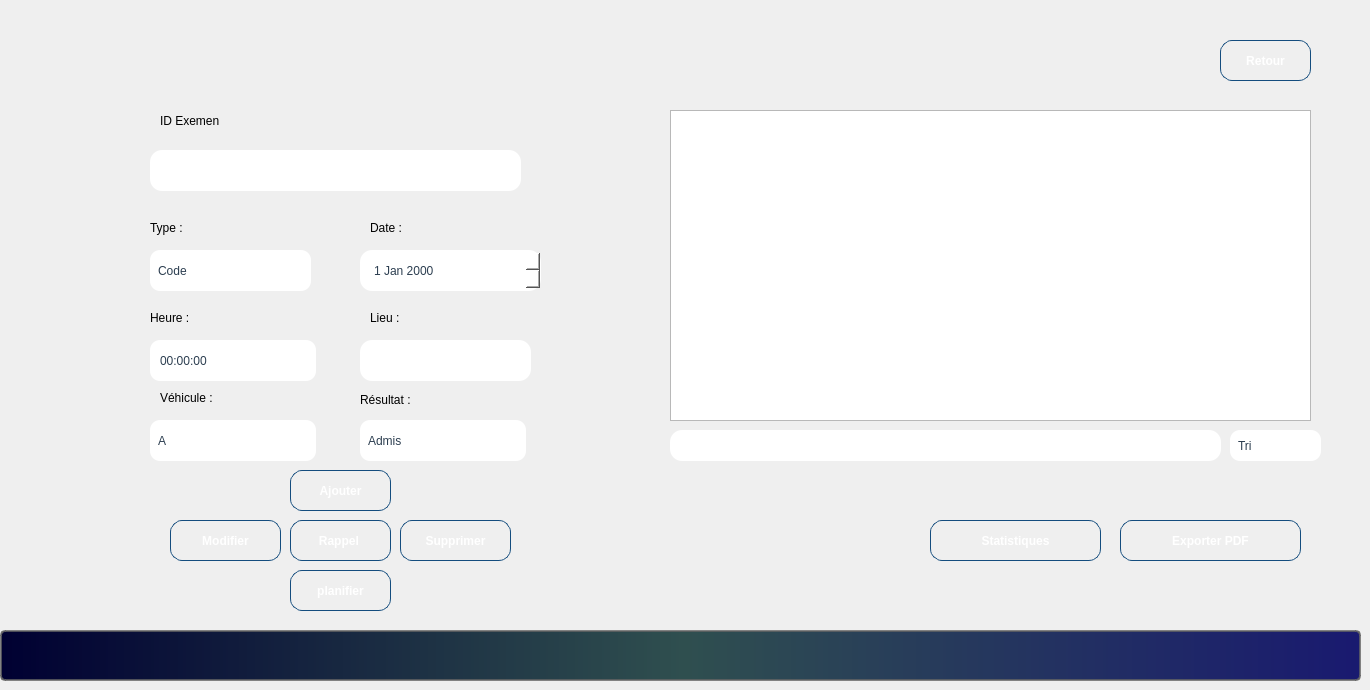
    <widget class="QWidget" name="Gestion_des_examens">
     <widget class="QTableView" name="tableView_examens">
      <property name="geometry">
       <rect>
        <x>670</x>
        <y>110</y>
        <width>641</width>
        <height>311</height>
       </rect>
      </property>
      <property name="toolTip">
       <string>&lt;html&gt;&lt;head/&gt;&lt;body&gt;&lt;p&gt;&lt;br/&gt;&lt;/p&gt;&lt;/body&gt;&lt;/html&gt;</string>
      </property>
      <property name="styleSheet">
       <string notr="true">/* Style global du tableau */
QTableWidget, QTableView {
    background-color: white;          /* fond neutre */
    border: 2px solid #43cea2;        /* contour vert-bleu */
    border-radius: 12px;
    gridline-color: #dcdcdc;          /* lignes discrètes */
    selection-background-color: #43cea2;
    selection-color: white;
}

/* En-têtes horizontaux */
QHeaderView::section {
    background: white;                /* fond neutre */
    color: #2c3e50;                   /* texte gris foncé */
    padding: 4px;
    border: 1px solid #43cea2;        /* contour vert-bleu */
    border-radius: 6px;
}

/* Lignes de cellule */
QTableWidget::item {
    padding: 4px;
    border-bottom: 1px solid #eaeaea; /* lignes grises claires */
}

/* Lignes au survol */
QTableWidget::item:hover {
    background-color: rgba(67, 206, 162, 0.1); /* léger voile vert */
}

/* Lignes sélectionnées */
QTableWidget::item:selected {
    background-color: #43cea2;        /* vert-bleu */
    color: white;
}

/* Scrollbars sobres */
QScrollBar:vertical {
    border: none;
    background: #f0f0f0;
    width: 12px;
    border-radius: 6px;
}

QScrollBar::handle:vertical {
    background: #43cea2;              /* juste la poignée colorée */
    min-height: 20px;
    border-radius: 6px;
}

QScrollBar::add-line:vertical, QScrollBar::sub-line:vertical {
    height: 0px;
}

QScrollBar::add-page:vertical, QScrollBar::sub-</string>
      </property>
     </widget>
     <widget class="QPushButton" name="exporterPDF">
      <property name="geometry">
       <rect>
        <x>1120</x>
        <y>520</y>
        <width>181</width>
        <height>41</height>
       </rect>
      </property>
      <property name="styleSheet">
       <string notr="true">QPushButton {
    background: qlineargradient(x1:0, y1:0, x2:1, y2:0,
        stop:0 #43cea2,
        stop:1 #185a9d
    );
    color: white;
    border-radius: 12px;
    padding: 10px 22px;
    font-weight: bold;
    border: 1px solid #144d7e;
}

QPushButton:hover {
    background: qlineargradient(x1:0, y1:0, x2:1, y2:0,
        stop:0 #ff4e50,   /* rouge vif */
        stop:0.5 #fc913a, /* orange vif */
        stop:1 #f9d423   /* jaune lumineux */
    );
    border: 1px solid #e04b3f; /* bordure assortie au feu */
}
</string>
      </property>
      <property name="text">
       <string>Exporter PDF</string>
      </property>
     </widget>
     <widget class="QComboBox" name="comboBox_vehicule">
      <property name="geometry">
       <rect>
        <x>150</x>
        <y>420</y>
        <width>170</width>
        <height>41</height>
       </rect>
      </property>
      <property name="styleSheet">
       <string notr="true">QComboBox {
    border: 2px solid qlineargradient(x1:0, y1:0, x2:1, y2:0,
        stop:0 #43cea2, stop:1 #185a9d);
    border-radius: 10px;    /* un peu moins arrondi si tu veux */
    padding: 4px 8px;       /* moins d'espace intérieur */
    background: white;
    color: #2c3e50;
    min-width: 100px;       /* largeur minimale plus petite */
    max-width: 150px;       /* facultatif : limite largeur */
    height: 24px;           /* hauteur plus petite */
}

/* Drop-down (flèche) */
QComboBox::drop-down {
    subcontrol-origin: padding;
    subcontrol-position: top right;
    width: 20px;           /* réduit largeur flèche */
    border: none;
    background: transparent;
}

QComboBox::down-arrow {
    width: 12px;
    height: 12px;
}

/* Hover et focus restent inchangés */
QComboBox:focus {
    border: 2px solid qlineargradient(x1:0, y1:0, x2:1, y2:0,
        stop:0 #ff4b1f, stop:1 #ffc837);
    box-shadow: 0 0 4px rgba(255, 107, 53, 0.6);
}

QComboBox:hover {
    border: 2px solid #43cea2;
    box-shadow: 0 0 4px rgba(67, 206, 162, 0.6);
}

/* Menu déroulant */
QComboBox QAbstractItemView {
    background: white;
    border: 1px solid #43cea2;
    selection-background-color: #43cea2;
    selection-color: white;
}</string>
      </property>
      <item>
       <property name="text">
        <string>A</string>
       </property>
      </item>
      <item>
       <property name="text">
        <string>B</string>
       </property>
      </item>
      <item>
       <property name="text">
        <string>241-7474</string>
       </property>
      </item>
     </widget>
     <widget class="QPushButton" name="pushButton_stats">
      <property name="geometry">
       <rect>
        <x>930</x>
        <y>520</y>
        <width>171</width>
        <height>41</height>
       </rect>
      </property>
      <property name="styleSheet">
       <string notr="true">QPushButton {
    background: qlineargradient(x1:0, y1:0, x2:1, y2:0,
        stop:0 #43cea2,
        stop:1 #185a9d
    );
    color: white;
    border-radius: 12px;
    padding: 10px 22px;
    font-weight: bold;
    border: 1px solid #144d7e;
}

QPushButton:hover {
    background: qlineargradient(x1:0, y1:0, x2:1, y2:0,
        stop:0 #ff4e50,   /* rouge vif */
        stop:0.5 #fc913a, /* orange vif */
        stop:1 #f9d423   /* jaune lumineux */
    );
    border: 1px solid #e04b3f; /* bordure assortie au feu */
}
</string>
      </property>
      <property name="text">
       <string>Statistiques</string>
      </property>
     </widget>
     <widget class="QLabel" name="label">
      <property name="geometry">
       <rect>
        <x>160</x>
        <y>110</y>
        <width>61</width>
        <height>21</height>
       </rect>
      </property>
      <property name="text">
       <string>ID Exemen :</string>
      </property>
     </widget>
     <widget class="QPushButton" name="pushButton_ajouter">
      <property name="geometry">
       <rect>
        <x>290</x>
        <y>470</y>
        <width>101</width>
        <height>41</height>
       </rect>
      </property>
      <property name="styleSheet">
       <string notr="true">QPushButton {
    background: qlineargradient(x1:0, y1:0, x2:1, y2:0,
        stop:0 #43cea2,
        stop:1 #185a9d
    );
    color: white;
    border-radius: 12px;
    padding: 10px 22px;
    font-weight: bold;
    border: 1px solid #144d7e;
}

QPushButton:hover {
    background: qlineargradient(x1:0, y1:0, x2:1, y2:0,
        stop:0 #ff4e50,   /* rouge vif */
        stop:0.5 #fc913a, /* orange vif */
        stop:1 #f9d423   /* jaune lumineux */
    );
    border: 1px solid #e04b3f; /* bordure assortie au feu */
}
</string>
      </property>
      <property name="text">
       <string>Ajouter</string>
      </property>
     </widget>
     <widget class="QLabel" name="label_4">
      <property name="geometry">
       <rect>
        <x>150</x>
        <y>310</y>
        <width>49</width>
        <height>16</height>
       </rect>
      </property>
      <property name="text">
       <string>Heure :</string>
      </property>
     </widget>
     <widget class="QComboBox" name="comboBox_type">
      <property name="geometry">
       <rect>
        <x>150</x>
        <y>250</y>
        <width>161</width>
        <height>41</height>
       </rect>
      </property>
      <property name="styleSheet">
       <string notr="true">QComboBox {
    border: 2px solid qlineargradient(x1:0, y1:0, x2:1, y2:0,
        stop:0 #43cea2, stop:1 #185a9d);
    border-radius: 10px;    /* un peu moins arrondi si tu veux */
    padding: 4px 8px;       /* moins d'espace intérieur */
    background: white;
    color: #2c3e50;
    min-width: 100px;       /* largeur minimale plus petite */
    max-width: 150px;       /* facultatif : limite largeur */
    height: 24px;           /* hauteur plus petite */
}

/* Drop-down (flèche) */
QComboBox::drop-down {
    subcontrol-origin: padding;
    subcontrol-position: top right;
    width: 20px;           /* réduit largeur flèche */
    border: none;
    background: transparent;
}

QComboBox::down-arrow {
    width: 12px;
    height: 12px;
}

/* Hover et focus restent inchangés */
QComboBox:focus {
    border: 2px solid qlineargradient(x1:0, y1:0, x2:1, y2:0,
        stop:0 #ff4b1f, stop:1 #ffc837);
    box-shadow: 0 0 4px rgba(255, 107, 53, 0.6);
}

QComboBox:hover {
    border: 2px solid #43cea2;
    box-shadow: 0 0 4px rgba(67, 206, 162, 0.6);
}

/* Menu déroulant */
QComboBox QAbstractItemView {
    background: white;
    border: 1px solid #43cea2;
    selection-background-color: #43cea2;
    selection-color: white;
}</string>
      </property>
      <item>
       <property name="text">
        <string>Code</string>
       </property>
      </item>
      <item>
       <property name="text">
        <string>Circuit</string>
       </property>
      </item>
      <item>
       <property name="text">
        <string>Parking</string>
       </property>
      </item>
     </widget>
     <widget class="QLineEdit" name="lineEdit_rechercheType">
      <property name="geometry">
       <rect>
        <x>670</x>
        <y>430</y>
        <width>551</width>
        <height>31</height>
       </rect>
      </property>
      <property name="styleSheet">
       <string notr="true">QLineEdit {
    border: 2px solid qlineargradient(x1:0, y1:0, x2:1, y2:0,
        stop:0 #43cea2, stop:1 #185a9d);
    border-radius: 12px;
    padding: 6px 12px;
    background: white;
    color: #2c3e50;
}

QLineEdit:focus {
    border: 2px solid qlineargradient(x1:0, y1:0, x2:1, y2:0,
        stop:0 #ff4b1f, stop:1 #ffc837); /* style feu au focus */
}
</string>
      </property>
      <property name="text">
       <string/>
      </property>
     </widget>
     <widget class="QTimeEdit" name="timeEdit_heure">
      <property name="geometry">
       <rect>
        <x>150</x>
        <y>340</y>
        <width>170</width>
        <height>41</height>
       </rect>
      </property>
      <property name="styleSheet">
       <string notr="true">QTimeEdit {
    border: 2px solid qlineargradient(x1:0, y1:0, x2:1, y2:0,
        stop:0 #43cea2, stop:1 #185a9d);
    border-radius: 10px;
    padding: 4px 8px;
    background: white;
    color: #2c3e50;
    min-width: 100px;
    max-width: 150px;
    height: 24px;
    selection-background-color: #43cea2; /* couleur quand on sélectionne une partie de l'heure */
    selection-color: white;
}

/* Boutons d’incrémentation/décrémentation */
QTimeEdit::up-button {
    subcontrol-origin: border;
    subcontrol-position: top right;
    width: 16px;
    border: none;
    background: transparent;
}

QTimeEdit::down-button {
    subcontrol-origin: border;
    subcontrol-position: bottom right;
    width: 16px;
    border: none;
    background: transparent;
}

QTimeEdit::up-arrow, QTimeEdit::down-arrow {
    width: 10px;
    height: 10px;
}

/* Focus */
QTimeEdit:focus {
    border: 2px solid qlineargradient(x1:0, y1:0, x2:1, y2:0,
        stop:0 #ff4b1f, stop:1 #ffc837);
    /* ⚠️ box-shadow n’est pas supporté par Qt StyleSheets */
}

/* Hover */
QTimeEdit:hover {
    border: 2px solid #43cea2;
}</string>
      </property>
     </widget>
     <widget class="QLabel" name="label_8">
      <property name="geometry">
       <rect>
        <x>160</x>
        <y>390</y>
        <width>61</width>
        <height>16</height>
       </rect>
      </property>
      <property name="styleSheet">
       <string notr="true">QPushButton {
    background: qlineargradient(x1: 0, y1: 0, x2: 1, y2: 0, stop: 0 rgba(0, 0, 50, 255), stop: 0.5 rgba(47, 79, 79, 255), stop: 1 rgba(25, 25, 112, 255));
    border: 2px solid rgba(100, 100, 100, 200);
    padding: 5px;
    color: white;
    font-weight: bold;
    border-radius: 5px;
}
</string>
      </property>
      <property name="text">
       <string>Véhicule :</string>
      </property>
     </widget>
     <widget class="QComboBox" name="comboBox_triDate">
      <property name="geometry">
       <rect>
        <x>1230</x>
        <y>430</y>
        <width>91</width>
        <height>31</height>
       </rect>
      </property>
      <property name="toolTip">
       <string>&lt;html&gt;&lt;head/&gt;&lt;body&gt;&lt;p&gt;&lt;br/&gt;&lt;/p&gt;&lt;/body&gt;&lt;/html&gt;</string>
      </property>
      <property name="styleSheet">
       <string notr="true">QComboBox {
    border: 2px solid qlineargradient(x1:0, y1:0, x2:1, y2:0,
        stop:0 #43cea2, stop:1 #185a9d);
    border-radius: 10px;    /* un peu moins arrondi si tu veux */
    padding: 4px 8px;       /* moins d'espace intérieur */
    background: white;
    color: #2c3e50;
   
 
}

/* Drop-down (flèche) */
QComboBox::drop-down {
    subcontrol-origin: padding;
    subcontrol-position: top right;
    width: 20px;           /* réduit largeur flèche */
    border: none;
    background: transparent;
}

QComboBox::down-arrow {
    width: 12px;
    height: 12px;
}

/* Hover et focus restent inchangés */
QComboBox:focus {
    border: 2px solid qlineargradient(x1:0, y1:0, x2:1, y2:0,
        stop:0 #ff4b1f, stop:1 #ffc837);
    box-shadow: 0 0 4px rgba(255, 107, 53, 0.6);
}

QComboBox:hover {
    border: 2px solid #43cea2;
    box-shadow: 0 0 4px rgba(67, 206, 162, 0.6);
}

/* Menu déroulant */
QComboBox QAbstractItemView {
    background: white;
    border: 1px solid #43cea2;
    selection-background-color: #43cea2;
    selection-color: white;
}</string>
      </property>
      <item>
       <property name="text">
        <string>Tri</string>
       </property>
      </item>
      <item>
       <property name="text">
        <string>Croissant</string>
       </property>
      </item>
      <item>
       <property name="text">
        <string>Décroissant</string>
       </property>
      </item>
     </widget>
     <widget class="QComboBox" name="comboBox_resultat">
      <property name="geometry">
       <rect>
        <x>360</x>
        <y>420</y>
        <width>170</width>
        <height>41</height>
       </rect>
      </property>
      <property name="styleSheet">
       <string notr="true">QComboBox {
    border: 2px solid qlineargradient(x1:0, y1:0, x2:1, y2:0,
        stop:0 #43cea2, stop:1 #185a9d);
    border-radius: 10px;    /* un peu moins arrondi si tu veux */
    padding: 4px 8px;       /* moins d'espace intérieur */
    background: white;
    color: #2c3e50;
    min-width: 100px;       /* largeur minimale plus petite */
    max-width: 150px;       /* facultatif : limite largeur */
    height: 24px;           /* hauteur plus petite */
}

/* Drop-down (flèche) */
QComboBox::drop-down {
    subcontrol-origin: padding;
    subcontrol-position: top right;
    width: 20px;           /* réduit largeur flèche */
    border: none;
    background: transparent;
}

QComboBox::down-arrow {
    width: 12px;
    height: 12px;
}

/* Hover et focus restent inchangés */
QComboBox:focus {
    border: 2px solid qlineargradient(x1:0, y1:0, x2:1, y2:0,
        stop:0 #ff4b1f, stop:1 #ffc837);
    box-shadow: 0 0 4px rgba(255, 107, 53, 0.6);
}

QComboBox:hover {
    border: 2px solid #43cea2;
    box-shadow: 0 0 4px rgba(67, 206, 162, 0.6);
}

/* Menu déroulant */
QComboBox QAbstractItemView {
    background: white;
    border: 1px solid #43cea2;
    selection-background-color: #43cea2;
    selection-color: white;
}</string>
      </property>
      <item>
       <property name="text">
        <string>Admis</string>
       </property>
      </item>
      <item>
       <property name="text">
        <string>En attente</string>
       </property>
      </item>
      <item>
       <property name="text">
        <string>Refuse</string>
       </property>
      </item>
     </widget>
     <widget class="QLineEdit" name="lineEdit_lieu">
      <property name="geometry">
       <rect>
        <x>360</x>
        <y>340</y>
        <width>171</width>
        <height>41</height>
       </rect>
      </property>
      <property name="styleSheet">
       <string notr="true">QLineEdit {
    border: 2px solid qlineargradient(x1:0, y1:0, x2:1, y2:0,
        stop:0 #43cea2, stop:1 #185a9d);
    border-radius: 12px;
    padding: 6px 12px;
    background: white;
    color: #2c3e50;
}

QLineEdit:focus {
    border: 2px solid qlineargradient(x1:0, y1:0, x2:1, y2:0,
        stop:0 #ff4b1f, stop:1 #ffc837); /* style feu au focus */
}
</string>
      </property>
      <property name="text">
       <string/>
      </property>
     </widget>
     <widget class="QLabel" name="label_9">
      <property name="geometry">
       <rect>
        <x>360</x>
        <y>390</y>
        <width>51</width>
        <height>20</height>
       </rect>
      </property>
      <property name="styleSheet">
       <string notr="true">QPushButton {
    background: qlineargradient(x1: 0, y1: 0, x2: 1, y2: 0, stop: 0 rgba(0, 0, 50, 255), stop: 0.5 rgba(47, 79, 79, 255), stop: 1 rgba(25, 25, 112, 255));
    border: 2px solid rgba(100, 100, 100, 200);
    padding: 5px;
    color: white;
    font-weight: bold;
    border-radius: 5px;
}</string>
      </property>
      <property name="text">
       <string>Résultat :</string>
      </property>
     </widget>
     <widget class="QLineEdit" name="lineEdit_id">
      <property name="geometry">
       <rect>
        <x>150</x>
        <y>150</y>
        <width>371</width>
        <height>41</height>
       </rect>
      </property>
      <property name="styleSheet">
       <string notr="true">QLineEdit {
    border: 2px solid qlineargradient(x1:0, y1:0, x2:1, y2:0,
        stop:0 #43cea2, stop:1 #185a9d);
    border-radius: 12px;
    padding: 6px 12px;
    background: white;
    color: #2c3e50;
}

QLineEdit:focus {
    border: 2px solid qlineargradient(x1:0, y1:0, x2:1, y2:0,
        stop:0 #ff4b1f, stop:1 #ffc837); /* style feu au focus */
}
</string>
      </property>
     </widget>
     <widget class="QLabel" name="label_2">
      <property name="geometry">
       <rect>
        <x>150</x>
        <y>220</y>
        <width>49</width>
        <height>16</height>
       </rect>
      </property>
      <property name="text">
       <string>Type :</string>
      </property>
     </widget>
     <widget class="QLabel" name="label_3">
      <property name="geometry">
       <rect>
        <x>370</x>
        <y>220</y>
        <width>49</width>
        <height>16</height>
       </rect>
      </property>
      <property name="text">
       <string>Date :</string>
      </property>
     </widget>
     <widget class="QDateEdit" name="dateEdit_date">
      <property name="geometry">
       <rect>
        <x>360</x>
        <y>250</y>
        <width>181</width>
        <height>41</height>
       </rect>
      </property>
      <property name="styleSheet">
       <string notr="true">QDateEdit {
    border: 2px solid qlineargradient(x1:0, y1:0, x2:1, y2:0,
        stop:0 #43cea2, stop:1 #185a9d);
    border-radius: 12px;
    padding: 6px 12px;
    background: white;
    color: #2c3e50;
}

QDateEdit:focus {
    border: 2px solid qlineargradient(x1:0, y1:0, x2:1, y2:0,
        stop:0 #ff4b1f, stop:1 #ffc837); /* effet feu au focus */
}</string>
      </property>
     </widget>
     <widget class="QLabel" name="label_5">
      <property name="geometry">
       <rect>
        <x>370</x>
        <y>310</y>
        <width>49</width>
        <height>16</height>
       </rect>
      </property>
      <property name="text">
       <string>Lieu :</string>
      </property>
     </widget>
     <widget class="QLabel" name="label_6">
      <property name="geometry">
       <rect>
        <x>0</x>
        <y>0</y>
        <width>141</width>
        <height>111</height>
       </rect>
      </property>
      <property name="text">
       <string/>
      </property>
      <property name="pixmap">
       <pixmap resource="../../ArduinoInBackup/projetcpp-2a21-smart-driving-school/logo.qrc">:/logo /logo.png</pixmap>
      </property>
      <property name="scaledContents">
       <bool>true</bool>
      </property>
     </widget>
     <widget class="QPushButton" name="pushButton_retour">
      <property name="geometry">
       <rect>
        <x>1220</x>
        <y>40</y>
        <width>91</width>
        <height>41</height>
       </rect>
      </property>
      <property name="styleSheet">
       <string notr="true">QPushButton {
    background: qlineargradient(x1:0, y1:0, x2:1, y2:0,
        stop:0 #43cea2,
        stop:1 #185a9d
    );
    color: white;
    border-radius: 12px;
    padding: 10px 22px;
    font-weight: bold;
    border: 1px solid #144d7e;
}

/* Hover : dégradé de rouges uniquement */
QPushButton:hover {
    background: qlineargradient(x1:0, y1:0, x2:1, y2:0,
        stop:0 #ff0000,   /* rouge vif */
        stop:0.5 #cc0000, /* rouge moyen */
        stop:1 #990000    /* rouge foncé */
    );
    border: 1px solid #800000; /* bordure assortie au dégradé */
    color: white;               /* texte reste blanc */
}</string>
      </property>
      <property name="text">
       <string>Retour</string>
      </property>
     </widget>
     <widget class="QPushButton" name="pushButton_planifier">
      <property name="geometry">
       <rect>
        <x>290</x>
        <y>570</y>
        <width>101</width>
        <height>41</height>
       </rect>
      </property>
      <property name="styleSheet">
       <string notr="true">QPushButton {
    background: qlineargradient(x1:0, y1:0, x2:1, y2:0,
        stop:0 #43cea2,
        stop:1 #185a9d
    );
    color: white;
    border-radius: 12px;
    padding: 10px 22px;
    font-weight: bold;
    border: 1px solid #144d7e;
}

QPushButton:hover {
    background: qlineargradient(x1:0, y1:0, x2:1, y2:0,
        stop:0 #ff4e50,   /* rouge vif */
        stop:0.5 #fc913a, /* orange vif */
        stop:1 #f9d423   /* jaune lumineux */
    );
    border: 1px solid #e04b3f; /* bordure assortie au feu */
}
</string>
      </property>
      <property name="text">
       <string>planifier</string>
      </property>
     </widget>
     <widget class="QPushButton" name="pushButton_supprimer">
      <property name="geometry">
       <rect>
        <x>400</x>
        <y>520</y>
        <width>111</width>
        <height>41</height>
       </rect>
      </property>
      <property name="styleSheet">
       <string notr="true">QPushButton {
    background: qlineargradient(x1:0, y1:0, x2:1, y2:0,
        stop:0 #43cea2,
        stop:1 #185a9d
    );
    color: white;
    border-radius: 12px;
    padding: 10px 22px;
    font-weight: bold;
    border: 1px solid #144d7e;
}

QPushButton:hover {
    background: qlineargradient(x1:0, y1:0, x2:1, y2:0,
        stop:0 #ff4e50,   /* rouge vif */
        stop:0.5 #fc913a, /* orange vif */
        stop:1 #f9d423   /* jaune lumineux */
    );
    border: 1px solid #e04b3f; /* bordure assortie au feu */
}
</string>
      </property>
      <property name="text">
       <string>Supprimer</string>
      </property>
     </widget>
     <widget class="QPushButton" name="pushButton_modifier">
      <property name="geometry">
       <rect>
        <x>170</x>
        <y>520</y>
        <width>111</width>
        <height>41</height>
       </rect>
      </property>
      <property name="styleSheet">
       <string notr="true">QPushButton {
    background: qlineargradient(x1:0, y1:0, x2:1, y2:0,
        stop:0 #43cea2,
        stop:1 #185a9d
    );
    color: white;
    border-radius: 12px;
    padding: 10px 22px;
    font-weight: bold;
    border: 1px solid #144d7e;
}

QPushButton:hover {
    background: qlineargradient(x1:0, y1:0, x2:1, y2:0,
        stop:0 #ff4e50,   /* rouge vif */
        stop:0.5 #fc913a, /* orange vif */
        stop:1 #f9d423   /* jaune lumineux */
    );
    border: 1px solid #e04b3f; /* bordure assortie au feu */
}
</string>
      </property>
      <property name="text">
       <string>Modifier</string>
      </property>
     </widget>
     <widget class="QPushButton" name="pushButton_9">
      <property name="geometry">
       <rect>
        <x>0</x>
        <y>630</y>
        <width>1361</width>
        <height>51</height>
       </rect>
      </property>
      <property name="styleSheet">
       <string notr="true">QPushButton {
    background: qlineargradient(x1: 0, y1: 0, x2: 1, y2: 0, stop: 0 rgba(0, 0, 50, 255), stop: 0.5 rgba(47, 79, 79, 255), stop: 1 rgba(25, 25, 112, 255));
    border: 2px solid rgba(100, 100, 100, 200);
    padding: 5px;
    color: white;
    font-weight: bold;
    border-radius: 5px;
}</string>
      </property>
      <property name="text">
       <string/>
      </property>
     </widget>
     <widget class="QPushButton" name="pushButton_rappel">
      <property name="geometry">
       <rect>
        <x>290</x>
        <y>520</y>
        <width>101</width>
        <height>41</height>
       </rect>
      </property>
      <property name="styleSheet">
       <string notr="true">QPushButton {
    background: qlineargradient(x1:0, y1:0, x2:1, y2:0,
        stop:0 #43cea2,
        stop:1 #185a9d
    );
    color: white;
    border-radius: 12px;
    padding: 10px 22px;
    font-weight: bold;
    border: 1px solid #144d7e;
}

QPushButton:hover {
    background: qlineargradient(x1:0, y1:0, x2:1, y2:0,
        stop:0 #ff4e50,   /* rouge vif */
        stop:0.5 #fc913a, /* orange vif */
        stop:1 #f9d423   /* jaune lumineux */
    );
    border: 1px solid #e04b3f; /* bordure assortie au feu */
}
</string>
      </property>
      <property name="text">
       <string>Rappel </string>
      </property>
     </widget>
    </widget>
